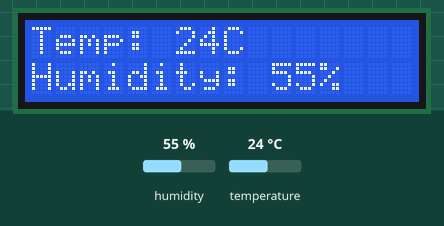
Bench run of a program on a simulated Raspberry Pi (BCM pin numbers). Shown: 16×2 character LCD. Inputs (shaded band) come from the test bench; at power-on: humidity 55 %, temperature 24 °C.

Above: at 1.2 s.
1.3 s: humidity set to 22 %
At 3.8 s:
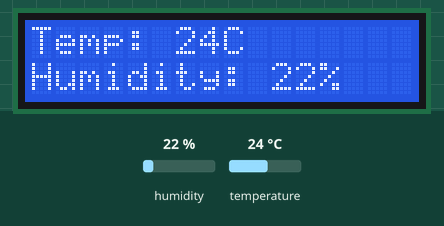
4.4 s: temperature set to 12 °C
At 5.5 s:
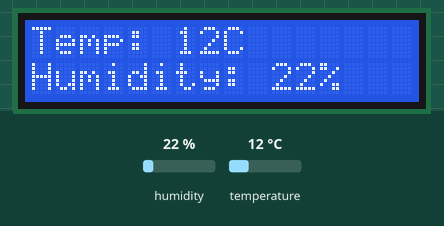
7.5 s: humidity set to 40 %
At 9.9 s:
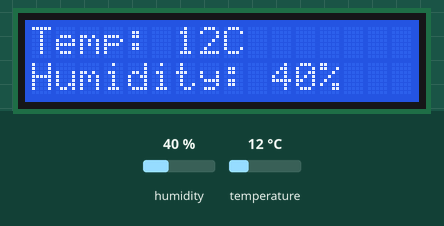
11.0 s: temperature set to 19 °C
At 12.8 s:
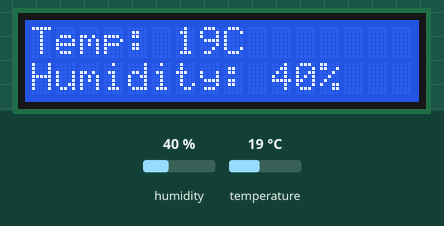
Timing chart, 0 to 14.3 s (numbered marks = the images above; inputs shaded):
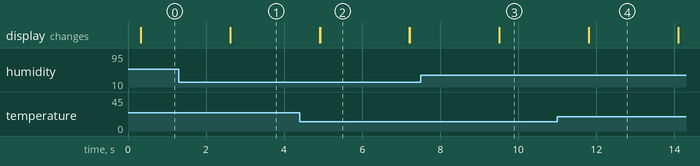

Measured:
- after the input at 1.3 s, the display: first changes after 1.3 s (image 1 shows a later state)
- after the input at 4.4 s, the display: first changes after 0.52 s (image 2 shows a later state)
- after the input at 7.5 s, the display: first changes after 2.0 s (image 3 shows a later state)
- after the input at 11.0 s, the display: first changes after 0.81 s (image 4 shows a later state)
- what the display in image 2 shows lasts 2.3 s, from 4.9 s to 7.2 s

The program:

R58._Temperature___Humidity_Monitor__DHT11_.py
```python
"""
Components Used:
1. Raspberry Pi
2. DHT11 Sensor (Temperature & Humidity)
3. LCD Display with I2C
4. Breadboard
5. Jumper Wires

Install Required Libraries (one line):
pip3 install adafruit-circuitpython-dht RPLCD smbus2 adafruit-blinka --break-system-packages
"""

import adafruit_dht
from RPLCD.i2c import CharLCD
import time
import board

# ---------------- Sensor Setup ----------------
dht_sensor = adafruit_dht.DHT11(board.D17)  # DHT11 connected to GPIO17

# ---------------- LCD Setup ----------------
lcd = CharLCD(i2c_expander='PCF8574', address=0x27, cols=16, rows=2)  # 16x2 LCD

# ---------------- Main Loop ----------------
try:
    while True:
        # Read temperature and humidity from DHT11
        temperature = dht_sensor.temperature
        humidity = dht_sensor.humidity

        lcd.clear()  # Clear display before updating

        # Check if sensor returned valid values
        if temperature is not None and humidity is not None:
            # Display temperature on first row
            lcd.cursor_pos = (0, 0)
            lcd.write_string(f"Temp: {temperature}C")

            # Display humidity on second row
            lcd.cursor_pos = (1, 0)
            lcd.write_string(f"Humidity: {humidity}%")
        else:
            # If reading fails, show error message
            lcd.cursor_pos = (0, 0)
            lcd.write_string("Sensor Error")

        time.sleep(2)  # Wait before next update

except KeyboardInterrupt:
    # Clean exit when program is stopped
    print("Exiting...")
    dht_sensor.exit()  # Release sensor
    lcd.clear()        # Clear LCD
```
